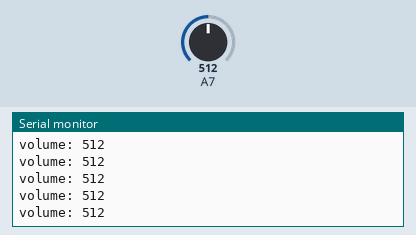
This sketch was run on a simulated Arduino Uno, built with avr-gcc and run on an emulated ATmega328P. On the bench: the last lines printed to the serial monitor. The test bench sets the inputs (shaded band); at power-on: A7 = 512.

Above: at 1.2 s.
1.3 s: A7 set to 197
At 1.56 s:
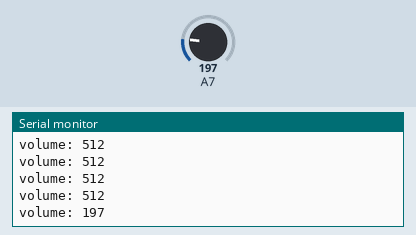
2.8 s: A7 set to 164
At 2.96 s:
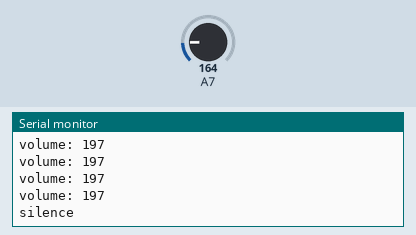

The sketch:

7-sound-condition-silence.ino
```cpp
// Exercice 7 : conditions (volume seulement si on parle, sinon "silence")

#include "MeAuriga.h"
#include "Wire.h"

MeSoundSensor sound(14);
const int speechThreshold = 180;

void setup() {
  Serial.begin(9600);
}

void loop() {
  int soundLevel = sound.strength();

  if (soundLevel > speechThreshold) {
    Serial.print("volume: ");
    Serial.println(soundLevel);
  } else {
    Serial.println("silence");
  }

  delay(200);
}
```

Measured:
- the behaviour switches between 181 and 180 on A7 (found by bisection; images 1 and 2)
- after the input at 1.3 s, the serial monitor: prints a new line after 0.10 s (image 1)
- after the input at 2.8 s, the serial monitor: prints a new line at once (image 2)
